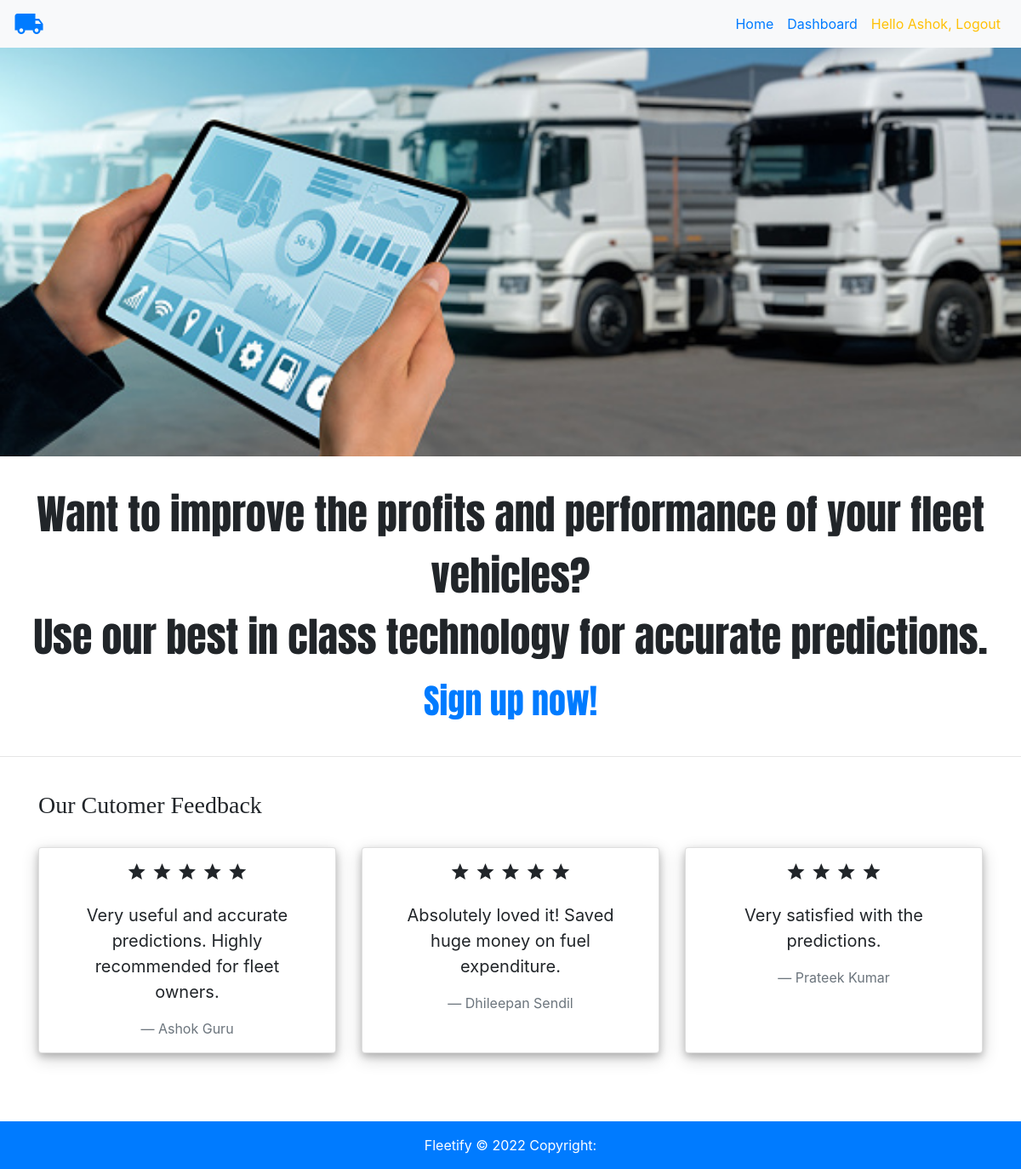
The app's page / (signed in) with its own data.
### IBM Flask App/website/models.py (models this page shows)
class User(db.Model, UserMixin):
    id = db.Column(db.Integer, primary_key=True)
    email = db.Column(db.String(150), unique=True)
    password = db.Column(db.String(30))
    first_name = db.Column(db.String(30))
    last_name = db.Column(db.String(30))
    rating = db.Column(db.Integer)
    text = db.Column(db.String(300))
    predictions = db.relationship('Prediction')

### IBM Flask App/website/views.py (the view)
@views.route('/')
def home():
    reviews=db.engine.execute("Select first_name,last_name,text,rating from User Where not text='None' Order By rating DESC limit 3;")
    return render_template("home.html", user=current_user, reviews=reviews)

### IBM Flask App/website/__init__.py (called while the page is built)
def create_app():
    app = Flask(__name__)
    app.config['MAIL_SERVER']='smtp.gmail.com'
    app.config['MAIL_PORT']=465
    app.config['MAIL_USERNAME']='fleetify.official@gmail.com'
    app.config['MAIL_PASSWORD']='velrsrkermbvehyh'
    app.config['MAIL_USE_TLS']=False
    app.config['MAIL_USE_SSL']=True
    app.config['SECRET_KEY'] = os.urandom(12)
    app.config['SQLALCHEMY_DATABASE_URI'] = f'sqlite:///{DB_NAME}'
    db.init_app(app)
    from .views import views
    from .auth import auth
    app.register_blueprint(views, url_prefix='/')
    app.register_blueprint(auth, url_prefix='/')
    from .models import User
    with app.app_context():
        db.create_all()
    login_manager = LoginManager()
    login_manager.login_view = 'auth.login'
    login_manager.init_app(app)
    @login_manager.user_loader
    def load_user(id):
        return User.query.get(int(id))
    return app

### IBM Flask App/website/templates/home.html (shortened to what this page needs)
{% extends "base.html" %} {% block title %}Home{% endblock %} {% block content
%}
<div class="d-flex" id="bgpic">
</div>
<div align="center" style="font-family:'Anton'; font-size: 3rem;margin:2rem;">Want to improve the profits and performance of your fleet vehicles?<br>Use our best in class technology for accurate predictions.
<br><span class="text-primary" style="font-size: 2.5rem">Sign up now!</span></div>
<hr>
<div class="container">
  <br>
  <h3>Our Cutomer Feedback</h3>
  <br>
  <div class="card-deck">
    {% for ureview in reviews%}
      <blockquote class="blockquote card">
        <div>
          {% for stars in range(ureview[3]) %}
        <span class="material-icons">
        </span>
        {% endfor %}
        </div>
        <p class="mb-0 card-text" style="padding:1rem">{{ureview[2]}}</p>
        <footer class="blockquote-footer">{{ureview[0]+' '+ureview[1]}}</footer>
      </blockquote>
    {%endfor%}
  </div>
</div>
{% endblock %}

### IBM Flask App/website/templates/base.html (shortened to what this page needs)
<!DOCTYPE html>
<html>
  <head>
    <link
      rel="stylesheet"
      href="https://stackpath.bootstrapcdn.com/bootstrap/4.4.1/css/bootstrap.min.css"
    />
    <link
      rel="stylesheet"
      href="https://stackpath.bootstrapcdn.com/font-awesome/4.7.0/css/font-awesome.min.css"
    />
    <link href="https://gitcdn.github.io/bootstrap-toggle/2.2.2/css/bootstrap-toggle.min.css" rel="stylesheet">
    <link rel="stylesheet" href="../static/style.css"/>
  </head>
  <body>
    <nav class="navbar navbar-expand-lg bg-light">
      <div class="collapse navbar-collapse" id="navbar">
        <a href="/"><span class="material-icons md-36 pull-left">
          </span>
        </a>
        <div class="navbar-nav ml-auto">
          <a class="nav-item nav-link" id="home" href="/">Home</a>
          {% if user.is_authenticated %}
          <a class="nav-item nav-link" id="dashboard" href="/dashboard">Dashboard</a>
          <a class="nav-item nav-link text-warning" id="logout" href="/logout">Hello {{user.first_name}}, Logout</a>
          {% else %}
          <a class="nav-item nav-link" id="login" href="/login">Login</a>
          <a class="nav-item nav-link" id="signUp" href="/sign-up">Sign Up</a>
          {% endif %}
        </div>
      </div>
    </nav>
    <div id="wrap">
      <div id="main">
          {% block content %} {% endblock %}
      </div>
    </div>
<footer class="page-footer bg-primary text-white">
  <div class="footer-copyright text-center py-3">Fleetify © 2022 Copyright:
  </div>
</footer>
  </body>
</html>

### IBM Flask App/website/static/style.css (style rules this page uses)
body,html { margin: 0px; height: 100%; }
#wrap { min-height: 85%; }
#main { overflow: auto; padding-bottom: 5rem; }
#bgpic { background: url('../static/fleet.jpg'); background-position: center; background-size: cover; background-repeat: no-repeat; height: 60vh; width: 100vw; }
h3 { font-family:Georgia, 'Times New Roman', Times, serif; }
.material-icons.md-36 { font-size: 36px; }
.card { padding:1rem; box-shadow: 0 4px 8px 0 rgba(0, 0, 0, 0.2), 0 6px 20px 0 rgba(0, 0, 0, 0.19); text-align: center; }

### records on screen
User: first_name "Ashok", rating 5 (drawn), text "Very useful and accurate predictions. Highly recommended for fleet owners.", first_name+last_name "Ashok Guru"
User: rating 5 (drawn), text "Absolutely loved it! Saved huge money on fuel expenditure.", first_name+last_name "Dhileepan Sendil"
User: rating 4 (drawn), text "Very satisfied with the predictions.", first_name+last_name "Prateek Kumar"
